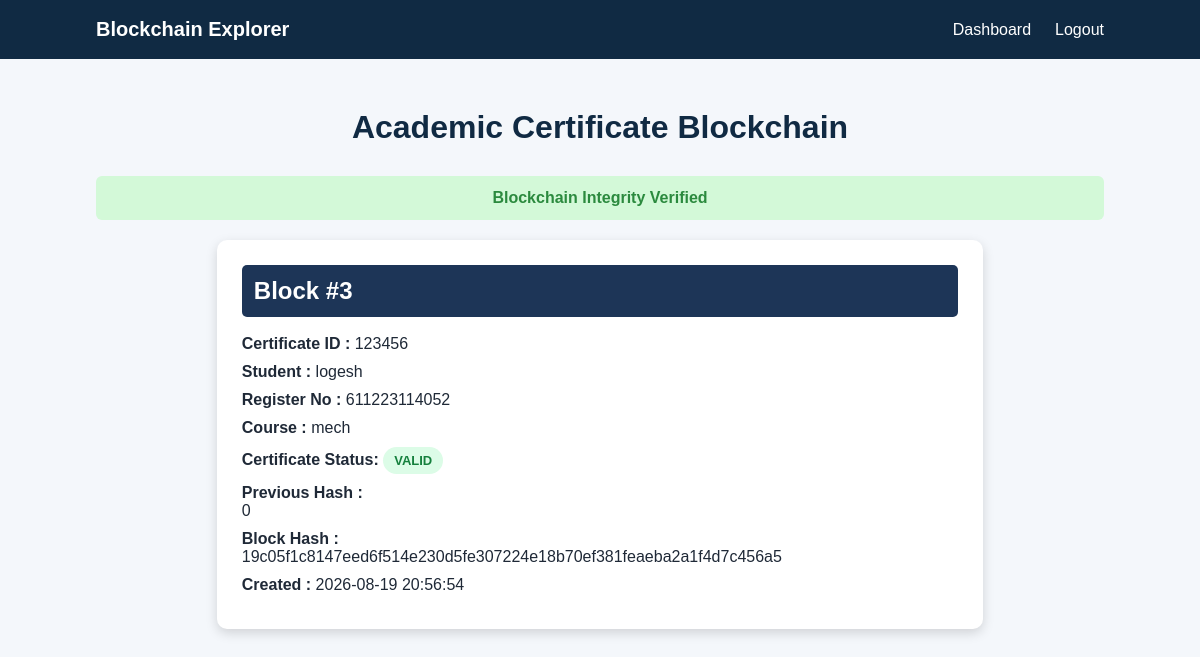
The app's page /blockchain (signed in) with its own data.
### tables this page shows
CREATE TABLE certificates (
    id INTEGER PRIMARY KEY AUTOINCREMENT,
    admin_id INTEGER,
    certificate_id TEXT NOT NULL,
    student_name TEXT NOT NULL,
    register_number TEXT NOT NULL,
    course TEXT NOT NULL,
    institution TEXT NOT NULL,
    issue_date TEXT NOT NULL,
    file_name TEXT NOT NULL,
    qr_code TEXT NOT NULL,
    certificate_hash TEXT NOT NULL,
    previous_hash TEXT NOT NULL,
    block_hash TEXT NOT NULL,
    created_at TEXT NOT NULL,
    status TEXT NOT NULL DEFAULT 'VALID',
    revoked_at TEXT
);

### app.py (the view)
@app.route("/blockchain")
def blockchain_records():
    if "admin" not in session:
        return redirect(url_for("login"))
    admin_id = session["admin_id"]
    certificates = get_admin_certificates(admin_id)
    chain_valid = verify_blockchain_integrity(admin_id)
    return render_template(
        "blockchain.html",
        certificates=certificates,
        chain_valid=chain_valid
    )

### blockchain.py (called while the page is built)
def generate_block_hash(
    certificate_id,
    student_name,
    register_number,
    course,
    institution,
    issue_date,
    certificate_hash,
    previous_hash,
    timestamp
):
    block_data = {
        "certificate_id": certificate_id,
        "student_name": student_name,
        "register_number": register_number,
        "course": course,
        "institution": institution,
        "issue_date": issue_date,
        "certificate_hash": certificate_hash,
        "previous_hash": previous_hash,
        "timestamp": timestamp
    }
    block_string = json.dumps(
        block_data,
        sort_keys=True
    ).encode()
    return hashlib.sha256(block_string).hexdigest()

### database.py (called while the page is built)
def get_connection():
    connection = sqlite3.connect(DATABASE_NAME)
    connection.row_factory = sqlite3.Row
    return connection

def get_admin_certificates(admin_id):
    connection = get_connection()
    cursor = connection.cursor()
    cursor.execute("""
        SELECT *,
               ROW_NUMBER() OVER (
                   PARTITION BY admin_id
                   ORDER BY id ASC
               ) AS display_id
        FROM certificates
        WHERE admin_id = ?
        ORDER BY id ASC
    """, (admin_id,))
    certificates = cursor.fetchall()
    connection.close()
    return certificates

### templates/blockchain.html (shortened to what this page needs)
<!DOCTYPE html>
<html>
<head>
<link
rel="stylesheet"
href="{{ url_for('static', filename='style.css') }}"
>
</head>
<body>
<header class="navbar">
<div class="logo">
Blockchain Explorer
</div>
<nav>
<a href="/dashboard">
Dashboard
</a>
<a href="/logout">
Logout
</a>
</nav>
</header>
<div class="blockchain-section">
<h1>Academic Certificate Blockchain</h1>
{% if chain_valid %}
<div class="success-message">
Blockchain Integrity Verified
</div>
{% else %}
<div class="error-message">
Blockchain Integrity Failed
</div>
{% endif %}
<div class="chain-container">
{% for certificate in certificates %}
<div class="block-card">
<h2>
Block #{{ certificate["id"] }}
</h2>
<p>
<strong>Certificate ID :</strong>
{{ certificate["certificate_id"] }}
</p>
<p>
<strong>Student :</strong>
{{ certificate["student_name"] }}
</p>
<p>
<strong>Register No :</strong>
{{ certificate["register_number"] }}
</p>
<p>
<strong>Course :</strong>
{{ certificate["course"] }}
</p>
<p>
    <strong>Certificate Status:</strong>
    {% if certificate["status"] == "REVOKED" %}
        <span class="status-revoked">
            REVOKED
        </span>
    {% else %}
        <span class="status-valid">
            VALID
        </span>
    {% endif %}
</p>
<p>
<strong>Previous Hash :</strong>
<br>
{{ certificate["previous_hash"] }}
</p>
<p>
<strong>Block Hash :</strong>
<br>
{{ certificate["block_hash"] }}
</p>
<p>
<strong>Created :</strong>
{{ certificate["created_at"] }}
</p>
</div>
{% endfor %}
</div>
</div>
</body>
</html>

### static/style.css (style rules this page uses)
* { margin: 0; padding: 0; box-sizing: border-box; }
body { font-family: Arial, sans-serif; background: #f4f7fb; color: #1f2937; }
.navbar { background: #102a43; color: white; padding: 18px 8%; display: flex; justify-content: space-between; align-items: center; }
.logo { font-size: 20px; font-weight: bold; }
.navbar nav { display: flex; gap: 24px; }
.navbar a { color: white; text-decoration: none; font-weight: 500; }
.success-message { background: #d3f9d8; color: #2b8a3e; padding: 13px; border-radius: 6px; margin-bottom: 18px; text-align: center; font-weight: bold; }
.blockchain-section { min-height: 85vh; padding: 50px 8%; }
.blockchain-section > h1 { text-align: center; color: #102a43; margin-bottom: 30px; }
.block-card { background: white; padding: 25px; border-radius: 10px; box-shadow: 0 4px 14px rgba(0, 0, 0, 0.08); }
.block-card h2 { color: #1d4ed8; margin-bottom: 18px; }
.block-card p { margin-bottom: 10px; }
.chain-container { width:80%; margin:auto; }
.block-card { background:white; padding:25px; margin:20px; border-radius:10px; box-shadow:0 4px 12px rgba(0,0,0,0.15); }
.block-card h2 { background:#1d3557; color:white; padding:12px; border-radius:5px; }
.status-valid { display: inline-block; padding: 6px 11px; background: #dcfce7; color: #15803d; border-radius: 20px; font-size: 13px; font-weight: bold; }

### records on screen
certificates: id "3", certificate_id "123456", student_name "logesh", register_number "611223114052", course "mech", status "VALID", previous_hash "0", block_hash "19c05f1c8147eed6f514e230d5fe307224e18b70ef381feaeba2a1f4d7c456a5", created_at "2026-08-19 20:56:54"
